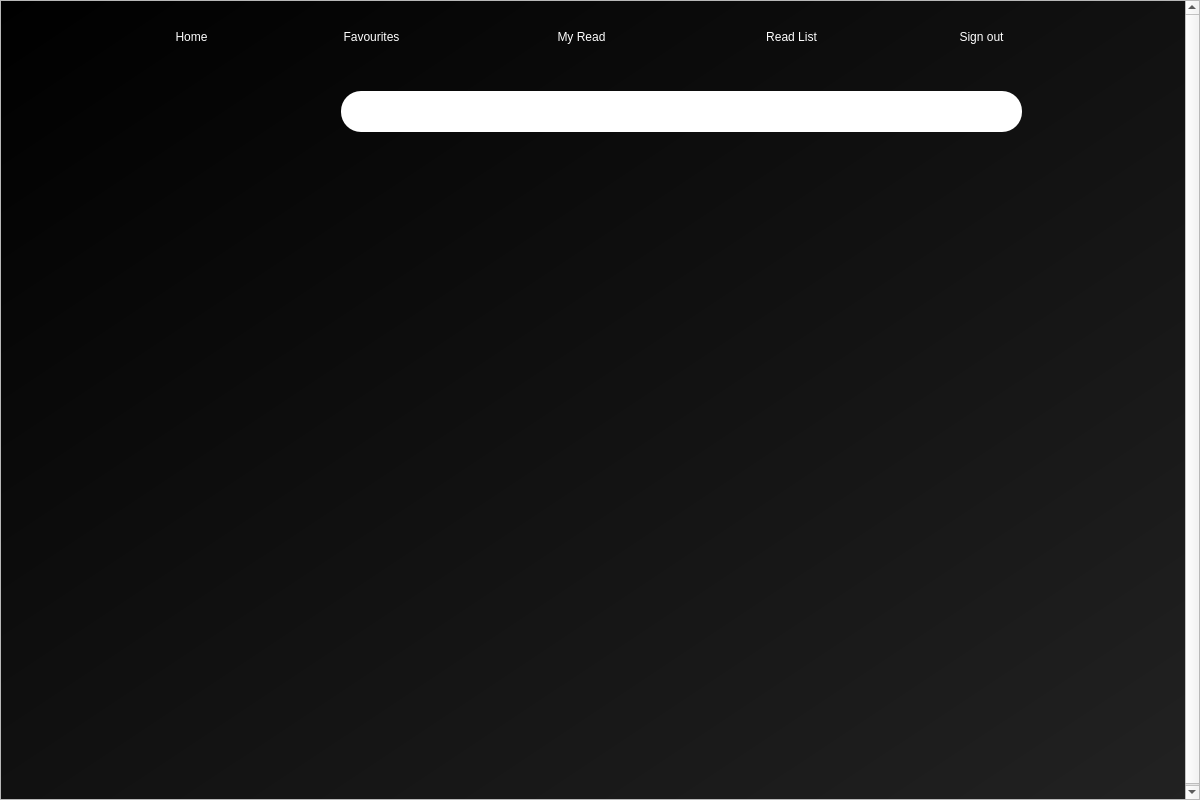
<?xml version="1.0" encoding="UTF-8"?>
<ui version="4.0">
 <class>Dialog</class>
 <widget class="QDialog" name="Dialog">
  <property name="geometry">
   <rect>
    <x>0</x>
    <y>0</y>
    <width>1200</width>
    <height>800</height>
   </rect>
  </property>
  <property name="windowTitle">
   <string>Search</string>
  </property>
  <property name="windowIcon">
   <iconset>
    <normaloff>assets/wiki_icon.png</normaloff>assets/wiki_icon.png</iconset>
  </property>
  <widget class="QScrollArea" name="scrollArea">
   <property name="geometry">
    <rect>
     <x>0</x>
     <y>0</y>
     <width>1200</width>
     <height>800</height>
    </rect>
   </property>
   <property name="horizontalScrollBarPolicy">
    <enum>Qt::ScrollBarAlwaysOff</enum>
   </property>
   <property name="widgetResizable">
    <bool>false</bool>
   </property>
   <widget class="QWidget" name="scrollAreaWidgetContents">
    <property name="geometry">
     <rect>
      <x>0</x>
      <y>0</y>
      <width>1198</width>
      <height>800</height>
     </rect>
    </property>
    <widget class="QWidget" name="bgwidget" native="true">
     <property name="geometry">
      <rect>
       <x>0</x>
       <y>0</y>
       <width>1200</width>
       <height>800</height>
      </rect>
     </property>
     <property name="styleSheet">
      <string notr="true">QWidget#bgwidget{
background-color: rgb(18, 18, 18);
background-color: qlineargradient(spread:pad, x1:0, y1:0, x2:1, y2:1, stop:0 rgba(0, 0, 0, 255), stop:1 rgba(34, 34, 34, 255));}
</string>
     </property>
     <widget class="QWidget" name="search_widget" native="true">
      <property name="geometry">
       <rect>
        <x>340</x>
        <y>90</y>
        <width>681</width>
        <height>41</height>
       </rect>
      </property>
      <property name="styleSheet">
       <string notr="true">background-color: white;

border-radius: 20px;</string>
      </property>
      <widget class="QLabel" name="search_icon_label">
       <property name="geometry">
        <rect>
         <x>641</x>
         <y>11</y>
         <width>18</width>
         <height>19</height>
        </rect>
       </property>
       <property name="text">
        <string/>
       </property>
       <property name="pixmap">
        <pixmap>assets/search_icon_red.png</pixmap>
       </property>
       <property name="scaledContents">
        <bool>true</bool>
       </property>
      </widget>
      <widget class="QLineEdit" name="search_line_edit">
       <property name="geometry">
        <rect>
         <x>25</x>
         <y>0</y>
         <width>591</width>
         <height>41</height>
        </rect>
       </property>
       <property name="styleSheet">
        <string notr="true">border: None;
font: 12pt &quot;MS Shell Dlg 2&quot;;

</string>
       </property>
      </widget>
      <widget class="QPushButton" name="search_button">
       <property name="geometry">
        <rect>
         <x>636</x>
         <y>6</y>
         <width>26</width>
         <height>28</height>
        </rect>
       </property>
       <property name="cursor">
        <cursorShape>PointingHandCursor</cursorShape>
       </property>
       <property name="styleSheet">
        <string notr="true">background-color: rgba(0, 0, 0, 0);</string>
       </property>
       <property name="text">
        <string/>
       </property>
      </widget>
     </widget>
     <widget class="QLabel" name="title_icon">
      <property name="geometry">
       <rect>
        <x>50</x>
        <y>85</y>
        <width>261</width>
        <height>41</height>
       </rect>
      </property>
      <property name="text">
       <string/>
      </property>
      <property name="pixmap">
       <pixmap>assets/wiki_font.png</pixmap>
      </property>
      <property name="scaledContents">
       <bool>true</bool>
      </property>
     </widget>
     <widget class="QPushButton" name="menu_my_read">
      <property name="geometry">
       <rect>
        <x>540</x>
        <y>20</y>
        <width>81</width>
        <height>31</height>
       </rect>
      </property>
      <property name="cursor">
       <cursorShape>PointingHandCursor</cursorShape>
      </property>
      <property name="styleSheet">
       <string notr="true">border-radius: 20px;
background-color: rgba(238, 2, 73, 0);
font: 12pt &quot;MS Shell Dlg 2&quot;;
color: rgb(255, 255, 255);</string>
      </property>
      <property name="text">
       <string>My Read</string>
      </property>
     </widget>
     <widget class="QPushButton" name="menu_home">
      <property name="geometry">
       <rect>
        <x>160</x>
        <y>20</y>
        <width>61</width>
        <height>31</height>
       </rect>
      </property>
      <property name="cursor">
       <cursorShape>PointingHandCursor</cursorShape>
      </property>
      <property name="styleSheet">
       <string notr="true">border-radius: 20px;
background-color: rgba(238, 2, 73, 0);
font: 12pt &quot;MS Shell Dlg 2&quot;;
color: rgb(255, 255, 255);</string>
      </property>
      <property name="text">
       <string>Home</string>
      </property>
     </widget>
     <widget class="QPushButton" name="menu_sign_out">
      <property name="geometry">
       <rect>
        <x>940</x>
        <y>20</y>
        <width>81</width>
        <height>31</height>
       </rect>
      </property>
      <property name="cursor">
       <cursorShape>PointingHandCursor</cursorShape>
      </property>
      <property name="styleSheet">
       <string notr="true">border-radius: 20px;
background-color: rgba(238, 2, 73, 0);
font: 12pt &quot;MS Shell Dlg 2&quot;;
color: rgb(255, 255, 255);</string>
      </property>
      <property name="text">
       <string>Sign out</string>
      </property>
     </widget>
     <widget class="QPushButton" name="menu_read_list">
      <property name="geometry">
       <rect>
        <x>740</x>
        <y>20</y>
        <width>101</width>
        <height>31</height>
       </rect>
      </property>
      <property name="cursor">
       <cursorShape>PointingHandCursor</cursorShape>
      </property>
      <property name="styleSheet">
       <string notr="true">border-radius: 20px;
background-color: rgba(238, 2, 73, 0);
font: 12pt &quot;MS Shell Dlg 2&quot;;
color: rgb(255, 255, 255);</string>
      </property>
      <property name="text">
       <string>Read List</string>
      </property>
     </widget>
     <widget class="QPushButton" name="menu_fav">
      <property name="geometry">
       <rect>
        <x>320</x>
        <y>20</y>
        <width>101</width>
        <height>31</height>
       </rect>
      </property>
      <property name="cursor">
       <cursorShape>PointingHandCursor</cursorShape>
      </property>
      <property name="styleSheet">
       <string notr="true">border-radius: 20px;
background-color: rgba(238, 2, 73, 0);
font: 12pt &quot;MS Shell Dlg 2&quot;;
color: rgb(255, 255, 255);</string>
      </property>
      <property name="text">
       <string>Favourites</string>
      </property>
     </widget>
    </widget>
   </widget>
  </widget>
 </widget>
 <resources/>
 <connections/>
</ui>
